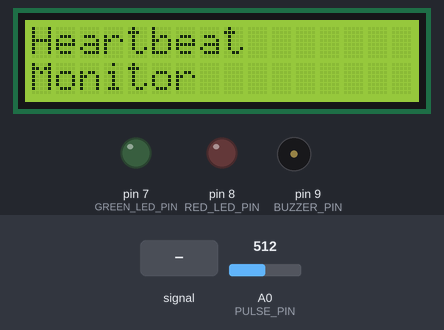
The sketch below on a simulated Arduino Uno, built with avr-gcc and run on an emulated ATmega328P. On the bench: 16×2 character LCD, output pins drawn as LEDs (lit = HIGH), buzzer (waves = sounding). The inputs (shaded band) are chosen by the test bench; at power-on: A0 (PULSE_PIN) = 512. What the sketch prints to the serial monitor is not drawn.

Above: at 0.1 s.
3.3 s: A0 (PULSE_PIN) fed a 2 Hz sine of ±306 counts around its level
At 4.9 s:
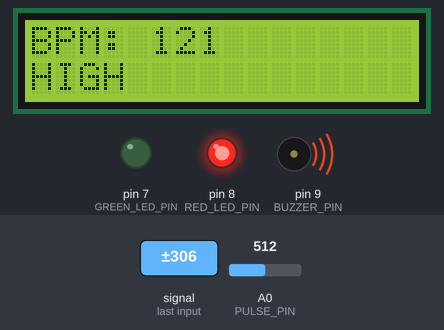
6.3 s: A0 (PULSE_PIN) fed a 1000 Hz sine of ±255 counts around its level
At 6.7 s:
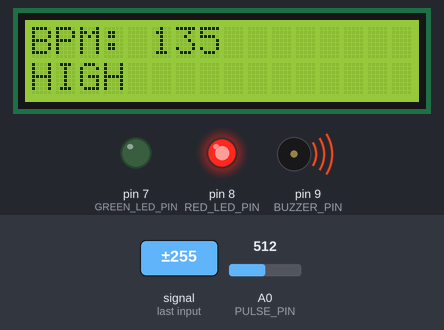
8.4 s: A0 (PULSE_PIN) set to 560
At 12.0 s:
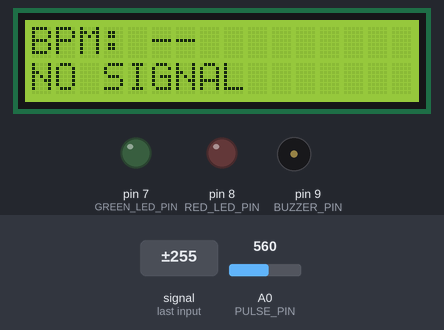
Timing chart, 0 to 13.5 s (numbered marks = the images above; inputs shaded):
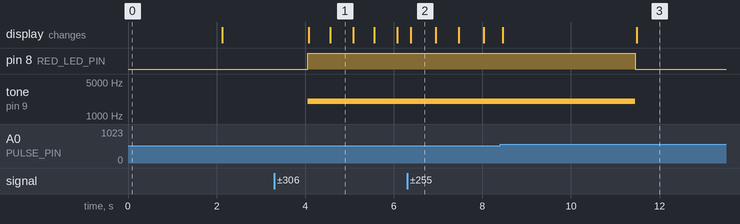

The sketch:

HeartbeatMonitor.ino
```cpp
#include <Wire.h>
#include <LiquidCrystal_I2C.h>

// HEARTBEAT MONITOR WITH ALERT SYSTEM
// Educational Embedded Systems Prototype
// NOT a medical diagnostic device.

// ---------------- Pins ----------------
const int PULSE_PIN = A0;
const int GREEN_LED_PIN = 7;
const int RED_LED_PIN = 8;
const int BUZZER_PIN = 9;

// ---------------- LCD ----------------
LiquidCrystal_I2C lcd(0x27, 16, 2);

// ---------------- Thresholds ----------------
// Educational demonstration values only.
const int LOW_BPM_THRESHOLD = 50;
const int HIGH_BPM_THRESHOLD = 100;

// ---------------- Detection ----------------
int signalThreshold = 550;
const unsigned long MIN_BEAT_INTERVAL = 300;
const unsigned long NO_BEAT_TIMEOUT = 3000;

// ---------------- Smoothing ----------------
const int BPM_SAMPLES = 5;
float bpmHistory[BPM_SAMPLES];
int bpmIndex = 0;
int bpmCount = 0;

bool pulseDetected = false;
unsigned long lastBeatTime = 0;
float currentBPM = 0.0;

void setup() {
  Serial.begin(115200);

  pinMode(GREEN_LED_PIN, OUTPUT);
  pinMode(RED_LED_PIN, OUTPUT);
  pinMode(BUZZER_PIN, OUTPUT);

  digitalWrite(GREEN_LED_PIN, LOW);
  digitalWrite(RED_LED_PIN, LOW);
  digitalWrite(BUZZER_PIN, LOW);

  lcd.init();
  lcd.backlight();
  lcd.clear();
  lcd.setCursor(0, 0);
  lcd.print("Heartbeat");
  lcd.setCursor(0, 1);
  lcd.print("Monitor");
  delay(2000);
  lcd.clear();

  Serial.println("================================");
  Serial.println(" HEARTBEAT MONITOR");
  Serial.println(" Educational Prototype");
  Serial.println("================================");
}

void loop() {
  int signal = analogRead(PULSE_PIN);
  unsigned long now = millis();

  detectHeartbeat(signal, now);

  if (lastBeatTime > 0 && now - lastBeatTime > NO_BEAT_TIMEOUT) {
    currentBPM = 0;
    updateOutputs(0);
  } else {
    updateOutputs(currentBPM);
  }

  printSerialData(signal);
  delay(10);
}

void detectHeartbeat(int signal, unsigned long now) {
  if (signal > signalThreshold && !pulseDetected) {
    pulseDetected = true;

    if (lastBeatTime > 0) {
      unsigned long interval = now - lastBeatTime;

      if (interval >= MIN_BEAT_INTERVAL) {
        float instantBPM = 60000.0 / interval;

        if (instantBPM >= 30 && instantBPM <= 220) {
          addBPMValue(instantBPM);
          currentBPM = calculateAverageBPM();

          Serial.print("Beat detected | Interval: ");
          Serial.print(interval);
          Serial.print(" ms | Instant BPM: ");
          Serial.print(instantBPM);
          Serial.print(" | Average BPM: ");
          Serial.println(currentBPM);
        }
      }
    }

    lastBeatTime = now;
  }

  if (signal < signalThreshold) {
    pulseDetected = false;
  }
}

void addBPMValue(float bpm) {
  bpmHistory[bpmIndex] = bpm;
  bpmIndex = (bpmIndex + 1) % BPM_SAMPLES;

  if (bpmCount < BPM_SAMPLES) {
    bpmCount++;
  }
}

float calculateAverageBPM() {
  if (bpmCount == 0) return 0;

  float sum = 0;
  for (int i = 0; i < bpmCount; i++) {
    sum += bpmHistory[i];
  }
  return sum / bpmCount;
}

void updateOutputs(float bpm) {
  if (bpm <= 0) {
    digitalWrite(GREEN_LED_PIN, LOW);
    digitalWrite(RED_LED_PIN, LOW);
    noTone(BUZZER_PIN);
    updateLCD(0, "NO SIGNAL");
    return;
  }

  if (bpm < LOW_BPM_THRESHOLD) {
    digitalWrite(GREEN_LED_PIN, LOW);
    digitalWrite(RED_LED_PIN, HIGH);
    tone(BUZZER_PIN, 2000);
    updateLCD(bpm, "LOW");
  } else if (bpm <= HIGH_BPM_THRESHOLD) {
    digitalWrite(GREEN_LED_PIN, HIGH);
    digitalWrite(RED_LED_PIN, LOW);
    noTone(BUZZER_PIN);
    updateLCD(bpm, "NORMAL");
  } else {
    digitalWrite(GREEN_LED_PIN, LOW);
    digitalWrite(RED_LED_PIN, HIGH);
    tone(BUZZER_PIN, 2000);
    updateLCD(bpm, "HIGH");
  }
}

void updateLCD(float bpm, const char* status) {
  lcd.setCursor(0, 0);
  lcd.print("BPM: ");
  if (bpm <= 0) lcd.print("--");
  else lcd.print((int)bpm);
  lcd.print("          ");

  lcd.setCursor(0, 1);
  lcd.print(status);
  lcd.print("            ");
}

void printSerialData(int signal) {
  static unsigned long lastPrint = 0;

  if (millis() - lastPrint >= 500) {
    lastPrint = millis();

    Serial.print("Raw Signal: ");
    Serial.print(signal);
    Serial.print(" | BPM: ");
    Serial.print(currentBPM);
    Serial.print(" | Status: ");

    if (currentBPM <= 0) Serial.println("NO SIGNAL");
    else if (currentBPM < LOW_BPM_THRESHOLD) Serial.println("LOW");
    else if (currentBPM <= HIGH_BPM_THRESHOLD) Serial.println("NORMAL");
    else Serial.println("HIGH");
  }
}
```

Measured:
- after the input at 3.3 s, pin 8 (RED_LED_PIN): LOW → HIGH after 0.75 s; tone on pin 9 (BUZZER_PIN): silent → 2000 Hz after 0.75 s; the display: first changes after 0.79 s (image 1 shows a later state)
- after the input at 6.3 s, the display: changes after 0.08 s (image 2)
- after the input at 8.4 s, pin 8 (RED_LED_PIN): HIGH → LOW after 3.1 s; tone on pin 9 (BUZZER_PIN): 2000 Hz → silent after 3.1 s
- what the display in image 1 shows lasts 0.5 s, from 4.6 s to 5.1 s
- what the display in image 2 shows lasts 0.5 s, from 6.4 s to 6.9 s
